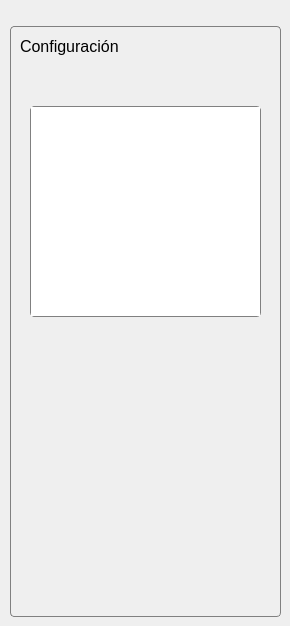
               <widget class="QWidget" name="widgetConfig" native="true">
                <property name="sizePolicy">
                 <sizepolicy hsizetype="Expanding" vsizetype="Preferred">
                  <horstretch>0</horstretch>
                  <verstretch>0</verstretch>
                 </sizepolicy>
                </property>
                <widget class="QWidget" name="configContainer" native="true">
                 <property name="geometry">
                  <rect>
                   <x>10</x>
                   <y>26</y>
                   <width>271</width>
                   <height>591</height>
                  </rect>
                 </property>
                 <property name="styleSheet">
                  <string notr="true">#configContainer{
	border: 1px solid grey;
	border-radius: 4px;
}</string>
                 </property>
                 <widget class="QLabel" name="label_18">
                  <property name="geometry">
                   <rect>
                    <x>10</x>
                    <y>10</y>
                    <width>191</width>
                    <height>21</height>
                   </rect>
                  </property>
                  <property name="font">
                   <font>
                    <family>Segoe UI</family>
                    <pointsize>12</pointsize>
                   </font>
                  </property>
                  <property name="text">
                   <string>Configuración</string>
                  </property>
                 </widget>
                 <widget class="QTableWidget" name="tbl_ConfigCertif">
                  <property name="geometry">
                   <rect>
                    <x>20</x>
                    <y>80</y>
                    <width>231</width>
                    <height>211</height>
                   </rect>
                  </property>
                  <property name="minimumSize">
                   <size>
                    <width>0</width>
                    <height>0</height>
                   </size>
                  </property>
                  <property name="styleSheet">
                   <string notr="true">QTableView{
	border: 1px solid grey;
	border-radius: 4px;
}

QTableView::item:selected {
	color: black;
	background: rgb(235, 245, 255);
	font-weight:900;
	border: 1px solid grey;
}
QTableCornerButton::section {background-color: rgb(235, 245, 255) }
QHeaderView::section {
	background-color: rgb(235, 245, 255);
	border: 1px solid grey;
}</string>
                  </property>
                  <property name="editTriggers">
                   <set>QAbstractItemView::NoEditTriggers</set>
                  </property>
                  <property name="alternatingRowColors">
                   <bool>true</bool>
                  </property>
                  <property name="showGrid">
                   <bool>true</bool>
                  </property>
                  <attribute name="horizontalHeaderVisible">
                   <bool>false</bool>
                  </attribute>
                  <attribute name="horizontalHeaderMinimumSectionSize">
                   <number>100</number>
                  </attribute>
                  <attribute name="horizontalHeaderDefaultSectionSize">
                   <number>100</number>
                  </attribute>
                  <attribute name="verticalHeaderVisible">
                   <bool>false</bool>
                  </attribute>
                 </widget>
                </widget>
               </widget>
